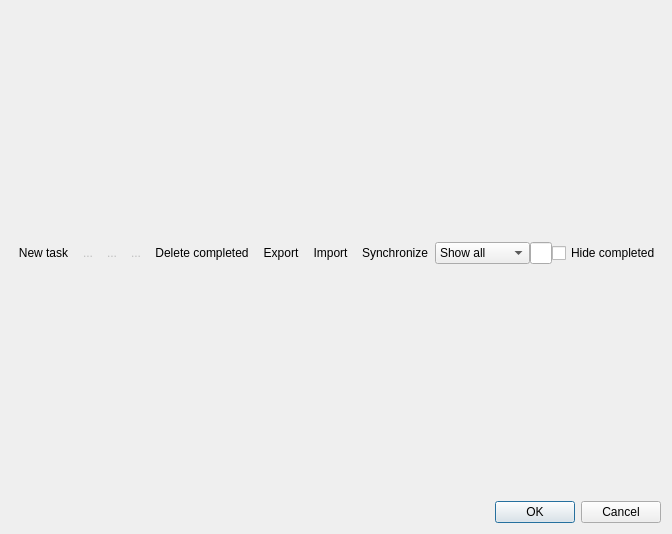
<?xml version="1.0" encoding="UTF-8"?>
<ui version="4.0">
 <class>AllTasksDialog</class>
 <widget class="QDialog" name="AllTasksDialog">
  <property name="geometry">
   <rect>
    <x>0</x>
    <y>0</y>
    <width>609</width>
    <height>534</height>
   </rect>
  </property>
  <property name="windowTitle">
   <string>All tasks</string>
  </property>
  <layout class="QGridLayout" name="gridLayout">
   <item row="0" column="0" colspan="2">
    <widget class="QWidget" name="widget" native="true">
     <layout class="QHBoxLayout" name="horizontalLayout">
      <property name="spacing">
       <number>0</number>
      </property>
      <property name="margin">
       <number>0</number>
      </property>
      <item>
       <widget class="QToolButton" name="newTaskButton">
        <property name="toolTip">
         <string>Add new task</string>
        </property>
        <property name="text">
         <string>New task</string>
        </property>
        <property name="icon">
         <iconset resource="../resources/resources.qrc">
          <normaloff>:/icons/list-add</normaloff>:/icons/list-add</iconset>
        </property>
        <property name="iconSize">
         <size>
          <width>24</width>
          <height>24</height>
         </size>
        </property>
        <property name="shortcut">
         <string>Ctrl+N</string>
        </property>
        <property name="autoRaise">
         <bool>true</bool>
        </property>
       </widget>
      </item>
      <item>
       <widget class="QToolButton" name="removeTaskButton">
        <property name="enabled">
         <bool>false</bool>
        </property>
        <property name="text">
         <string>...</string>
        </property>
        <property name="icon">
         <iconset resource="../resources/resources.qrc">
          <normaloff>:/icons/remove</normaloff>:/icons/remove</iconset>
        </property>
        <property name="iconSize">
         <size>
          <width>24</width>
          <height>24</height>
         </size>
        </property>
        <property name="autoRaise">
         <bool>true</bool>
        </property>
       </widget>
      </item>
      <item>
       <widget class="QToolButton" name="completeTaskButton">
        <property name="enabled">
         <bool>false</bool>
        </property>
        <property name="text">
         <string>...</string>
        </property>
        <property name="icon">
         <iconset resource="../resources/resources.qrc">
          <normaloff>:/icons/task-complete</normaloff>:/icons/task-complete</iconset>
        </property>
        <property name="iconSize">
         <size>
          <width>24</width>
          <height>24</height>
         </size>
        </property>
        <property name="checkable">
         <bool>true</bool>
        </property>
        <property name="autoRaise">
         <bool>true</bool>
        </property>
       </widget>
      </item>
      <item>
       <widget class="QToolButton" name="privateTaskButton">
        <property name="enabled">
         <bool>false</bool>
        </property>
        <property name="text">
         <string>...</string>
        </property>
        <property name="icon">
         <iconset resource="../resources/resources.qrc">
          <normaloff>:/icons/private</normaloff>:/icons/private</iconset>
        </property>
        <property name="iconSize">
         <size>
          <width>24</width>
          <height>24</height>
         </size>
        </property>
        <property name="checkable">
         <bool>true</bool>
        </property>
        <property name="autoRaise">
         <bool>true</bool>
        </property>
       </widget>
      </item>
      <item>
       <widget class="QToolButton" name="dCompletButton">
        <property name="toolTip">
         <string>Remove completed tasks</string>
        </property>
        <property name="text">
         <string>Delete completed</string>
        </property>
        <property name="icon">
         <iconset resource="../resources/resources.qrc">
          <normaloff>:/icons/clear</normaloff>:/icons/clear</iconset>
        </property>
        <property name="iconSize">
         <size>
          <width>24</width>
          <height>24</height>
         </size>
        </property>
        <property name="shortcut">
         <string>Ctrl+Shift+C</string>
        </property>
        <property name="autoRaise">
         <bool>true</bool>
        </property>
       </widget>
      </item>
      <item>
       <widget class="QToolButton" name="exportButton">
        <property name="toolTip">
         <string>Export list</string>
        </property>
        <property name="text">
         <string>Export</string>
        </property>
        <property name="icon">
         <iconset resource="../resources/resources.qrc">
          <normaloff>:/icons/export</normaloff>:/icons/export</iconset>
        </property>
        <property name="iconSize">
         <size>
          <width>24</width>
          <height>24</height>
         </size>
        </property>
        <property name="shortcut">
         <string>Ctrl+E</string>
        </property>
        <property name="autoRaise">
         <bool>true</bool>
        </property>
       </widget>
      </item>
      <item>
       <widget class="QToolButton" name="importButton">
        <property name="toolTip">
         <string>Import list</string>
        </property>
        <property name="text">
         <string>Import</string>
        </property>
        <property name="icon">
         <iconset resource="../resources/resources.qrc">
          <normaloff>:/icons/import</normaloff>:/icons/import</iconset>
        </property>
        <property name="iconSize">
         <size>
          <width>24</width>
          <height>24</height>
         </size>
        </property>
        <property name="shortcut">
         <string>Ctrl+I</string>
        </property>
        <property name="autoRaise">
         <bool>true</bool>
        </property>
       </widget>
      </item>
      <item>
       <widget class="QToolButton" name="syncButton">
        <property name="toolTip">
         <string>Sync lists</string>
        </property>
        <property name="text">
         <string>Synchronize</string>
        </property>
        <property name="icon">
         <iconset resource="../resources/resources.qrc">
          <normaloff>:/icons/sync</normaloff>:/icons/sync</iconset>
        </property>
        <property name="iconSize">
         <size>
          <width>24</width>
          <height>24</height>
         </size>
        </property>
        <property name="shortcut">
         <string>Ctrl+S</string>
        </property>
        <property name="autoRaise">
         <bool>true</bool>
        </property>
       </widget>
      </item>
      <item>
       <widget class="QComboBox" name="filterBox">
        <item>
         <property name="text">
          <string>Show all</string>
         </property>
        </item>
        <item>
         <property name="text">
          <string>Only public</string>
         </property>
        </item>
        <item>
         <property name="text">
          <string>Only private</string>
         </property>
        </item>
       </widget>
      </item>
      <item>
       <widget class="ClearLineEdit" name="filterEdit"/>
      </item>
      <item>
       <widget class="QCheckBox" name="completeBox">
        <property name="text">
         <string>Hide completed</string>
        </property>
        <property name="checked">
         <bool>false</bool>
        </property>
       </widget>
      </item>
     </layout>
    </widget>
   </item>
   <item row="7" column="0" colspan="2">
    <widget class="QDialogButtonBox" name="buttonBox">
     <property name="standardButtons">
      <set>QDialogButtonBox::Cancel|QDialogButtonBox::Ok</set>
     </property>
     <property name="centerButtons">
      <bool>false</bool>
     </property>
    </widget>
   </item>
  </layout>
 </widget>
 <customwidgets>
  <customwidget>
   <class>ClearLineEdit</class>
   <extends>QLineEdit</extends>
   <header>../clearlineedit.h</header>
  </customwidget>
 </customwidgets>
 <resources>
  <include location="../resources/resources.qrc"/>
 </resources>
 <connections>
  <connection>
   <sender>buttonBox</sender>
   <signal>accepted()</signal>
   <receiver>AllTasksDialog</receiver>
   <slot>accept()</slot>
   <hints>
    <hint type="sourcelabel">
     <x>270</x>
     <y>517</y>
    </hint>
    <hint type="destinationlabel">
     <x>117</x>
     <y>324</y>
    </hint>
   </hints>
  </connection>
  <connection>
   <sender>buttonBox</sender>
   <signal>rejected()</signal>
   <receiver>AllTasksDialog</receiver>
   <slot>reject()</slot>
   <hints>
    <hint type="sourcelabel">
     <x>341</x>
     <y>518</y>
    </hint>
    <hint type="destinationlabel">
     <x>364</x>
     <y>344</y>
    </hint>
   </hints>
  </connection>
 </connections>
</ui>
